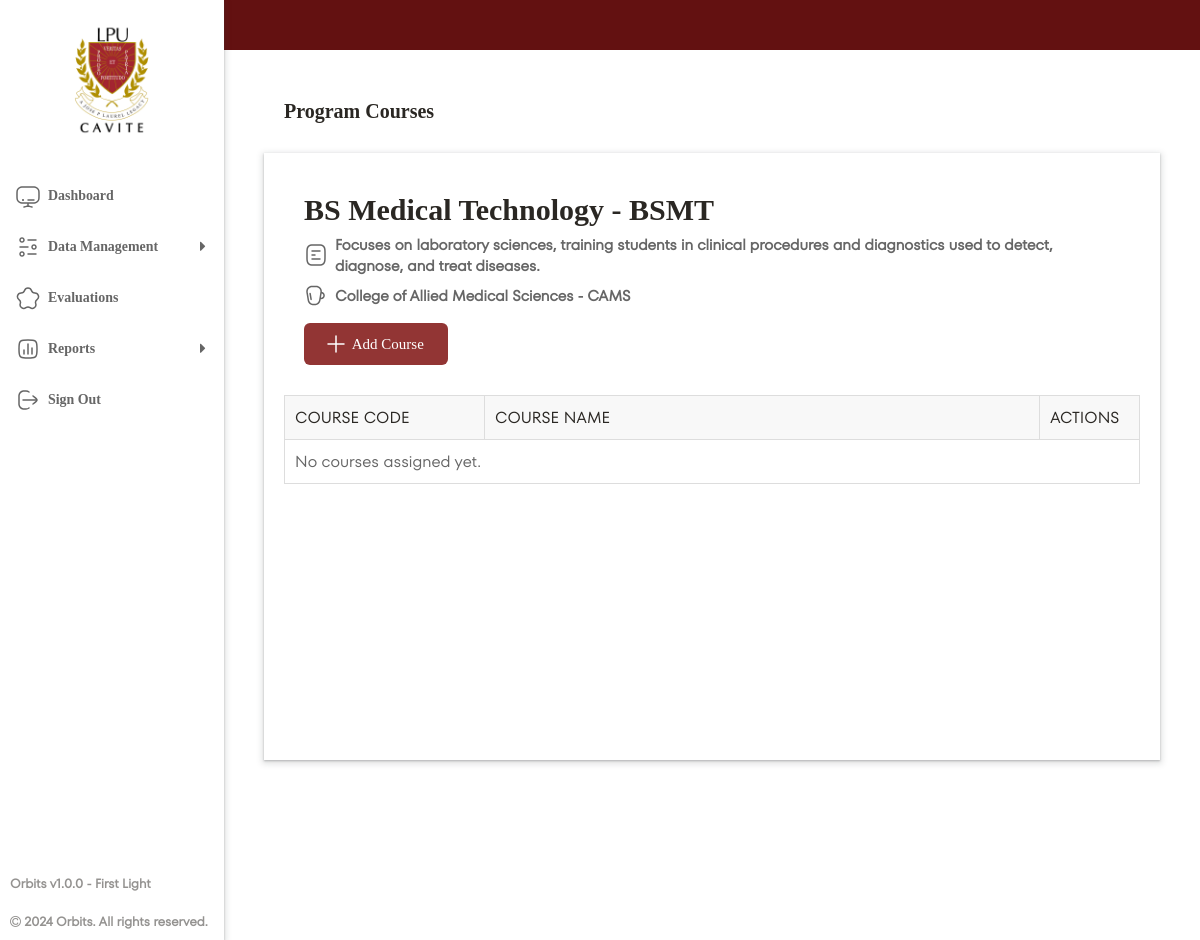
Screenshot of /backend/data_handling/programs/view_program_courses.php?program_id=1 (signed in) with the database file from the repository.
### tables this page shows
CREATE TABLE `programs` (
  `program_id` int(11) NOT NULL,
  `program_code` varchar(10) NOT NULL,
  `program_name` varchar(255) NOT NULL,
  `program_description` text DEFAULT NULL,
  `department_id` int(10) DEFAULT NULL,
  `updated_at` timestamp NOT NULL DEFAULT current_timestamp() ON UPDATE current_timestamp()
);

CREATE TABLE `departments` (
  `department_id` int(11) NOT NULL,
  `department_name` varchar(255) NOT NULL,
  `created_at` timestamp NOT NULL DEFAULT current_timestamp(),
  `department_description` varchar(500) DEFAULT NULL,
  `department_code` varchar(10) DEFAULT NULL,
  `updated_at` timestamp NOT NULL DEFAULT current_timestamp() ON UPDATE current_timestamp()
);

### backend/data_handling/programs/view_program_courses.php (the view, shortened to what this page needs)
<?php
include ROOT_PATH . '/backend/db/dbconnect.php';
$program_id = isset($_GET['program_id']) ? mysqli_real_escape_string($con, $_GET['program_id']) : '';
$program_query = "
    SELECT
        p.program_id,
        p.program_code,
        p.program_name,
        p.program_description,
        d.department_name,
        d.department_code
    FROM
        programs p
    JOIN
        departments d ON d.department_id = p.department_id
    WHERE
        p.program_id = '$program_id'
";
$program_result = mysqli_query($con, $program_query);
$program = mysqli_fetch_assoc($program_result);
$courses_query = "
    SELECT
        c.course_id,
        c.course_name,
        c.course_code
    FROM
        courses c
    JOIN
        program_courses pc ON pc.course_id = c.course_id
    WHERE
        pc.program_id = '$program_id'
";
$courses_result = mysqli_query($con, $courses_query);
?>
<!DOCTYPE html>
<html lang="en">
<head>
    <link rel="stylesheet" href="../../../frontend/templates/admin-style.css">
    <link rel="stylesheet" href="https://cdnjs.cloudflare.com/ajax/libs/font-awesome/4.7.0/css/font-awesome.min.css">
</head>
<body>
    <?php include '../../../frontend/layout/navbar.php'; ?>
    <?php include '../../../frontend/layout/sidebar.php'; ?>
    <main>
        <div class="upperMain">
            <div>
                <h1>Program Courses</h1>
            </div>
        </div>
        <div class="content">
            <div class="program-profile">
                <div class="profile-info">
                    <div class="program-info">
                        <h3><?php echo $program['program_name'] . ' - ' . $program['program_code']; ?></h3>
                        <div><img class="icon" src="../../../frontend/assets/icons/survey.svg">
                            <p><?php echo $program['program_description']; ?></p>
                        </div>
                        <div><img class="icon" src="../../../frontend/assets/icons/department.svg">
                            <p><?php echo $program['department_name'] . ' - ' . $program['department_code']; ?></p>
                        </div>
                        <button id="openModalBtn-add-course" class="add-btn" data-toggle="modal"
                            data-target="#addModal">
                            <img src="../../../frontend/assets/icons/add.svg">&nbsp;Add Course&nbsp;
                        </button>
                    </div>
                </div>
            </div>
            <div class="table">
                <table>
                    <thead>
                        <tr>
                            <th width="200px">Course Code</th>
                            <th>Course Name</th>
                            <th width="100px">Actions</th>
                        </tr>
                    </thead>
                    <tbody>
                        <?php if (mysqli_num_rows($courses_result) > 0): ?>
                            <?php while ($course = mysqli_fetch_assoc($courses_result)): ?>
                                <tr>
                                    <td><?php echo $course['course_code']; ?></td>
                                    <td><?php echo $course['course_name']; ?></td>
                                    <td>
                                        <div class="action-btns">
                                            <form name="deleteForm" action="delete_program_course.php" method="POST">
                                                <input type="hidden" name="csrf_token"
                                                    value="<?php echo $_SESSION['csrf_token']; ?>">
                                                <input type="hidden" name="course_id"
                                                    value="<?php echo $course['course_id']; ?>">
                                                <input type="hidden" name="program_id" value="<?php echo $program_id ?>">
                                                <button type="submit" class="delete-btn">
                                                    <img src="../../../frontend/assets/icons/delete.svg" alt="Delete Icon">
                                                </button>
                                            </form>
                                        </div>
                                    </td>
                                </tr>
                            <?php endwhile; ?>
                        <?php else: ?>
                            <tr>
                                <td colspan="3">No courses assigned yet.</td>
                            </tr>
                        <?php endif; ?>
                    </tbody>
                </table>
            </div>
        </div>
    </main>
</body>
</html>

### frontend/templates/admin-style.css (style rules this page uses)
* { margin: 0; padding: 0; box-sizing: border-box; text-decoration: none; border: 0; list-style: none; appearance: none; }
p { font-size: 15px; padding: 2px; }
h1 { font-weight: 800; font-size: 1.8rem; color: #2A2723; }
h3 { font-size: 0.87rem; }
body { font-family: myFont; min-height: 100vh; display: grid; grid-template-columns: 14rem 1fr; grid-template-rows: auto 1fr; grid-template-areas: "sidebar navbar" "sidebar main"; overflow: hidden; background-image: none; }
main { grid-area: main; height: calc(100vh - 50px); display: flex; flex-direction: column; }
.upperMain { padding: 20px; text-align: left; }
.upperMain h1 { font-size: 20px; font-weight: bold; margin-top: 30px; margin-bottom: 10px; }
.upperMain div { margin-left: 40px; }
.content { background-color: white; padding: 20px; box-shadow: rgba(60, 64, 67, 0.3) 0px 1px 2px 0px, rgba(60, 64, 67, 0.15) 0px 2px 6px 2px; overflow: auto; height: auto; margin: 40px; margin-top: 0px; flex-grow: 1; display: flex; flex-direction: column; }
.add-btn { margin: 0; background-color: #923534; color: white; border: none; text-decoration: none; display: inline-flex; align-items: center; justify-content: center; cursor: pointer; padding: 9px 20px; border-radius: 6px; font-family: myFont; font-size: 15px; font-weight: lighter; transition: all 0.2s ease; }
.add-btn img { display: inline-flex; align-items: center; justify-content: center; transform: scale(1); transition: transform 0.2s cubic-bezier(.73, 0, .27, 1); }
.table table { width: 100%; border-collapse: collapse; font-family: myFont2; }
.table th { background-color: #F8F8F8; color: #2A2723; border: 1px solid #ddd; font-weight: lighter; padding: 10px; text-align: left; text-transform: uppercase; }
.table tr { transition: background-color 0.1s ease, transform 0.2s ease; margin: 1px; border: 1px solid #ddd; }
.table td { text-align: left; padding: 10px; color: #666; word-wrap: break-word; white-space: normal; white-space: nowrap; overflow: hidden; text-overflow: ellipsis; max-width: 150px; }
.profile-info { display: flex; justify-content: flex-start; align-items: center; margin: 20px; gap: 30px; }
.faculty-info div, .student-info div, .program-info div { display: flex; margin: 5px; margin-left: 0; }
.profile-info h3 { font-size: 30px; color: #2A2723; }
.profile-info p { font-family: myFont2; color: #666; font-weight: bold; margin-left: 5px; }
.profile-info button { margin: 10px 0; }

### rows the page displays
programs: program_name "BS Medical Technology", program_code "BSMT", program_description "Focuses on laboratory sciences, training students in clinical procedures and diagnostics used to detect, diagnose, and treat diseases.", department.department_name "College of Allied Medical Sciences", department.department_code "CAMS"
